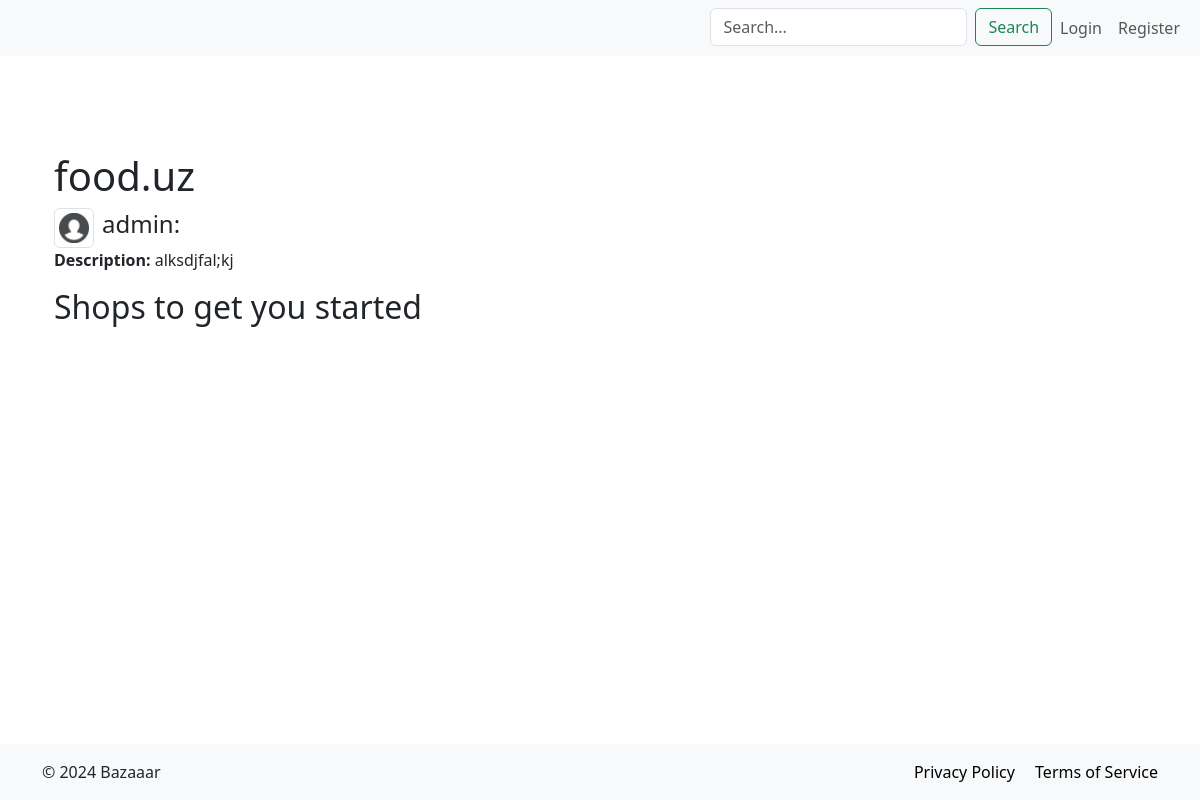
Before: /page/5/detail/ with the older database file.
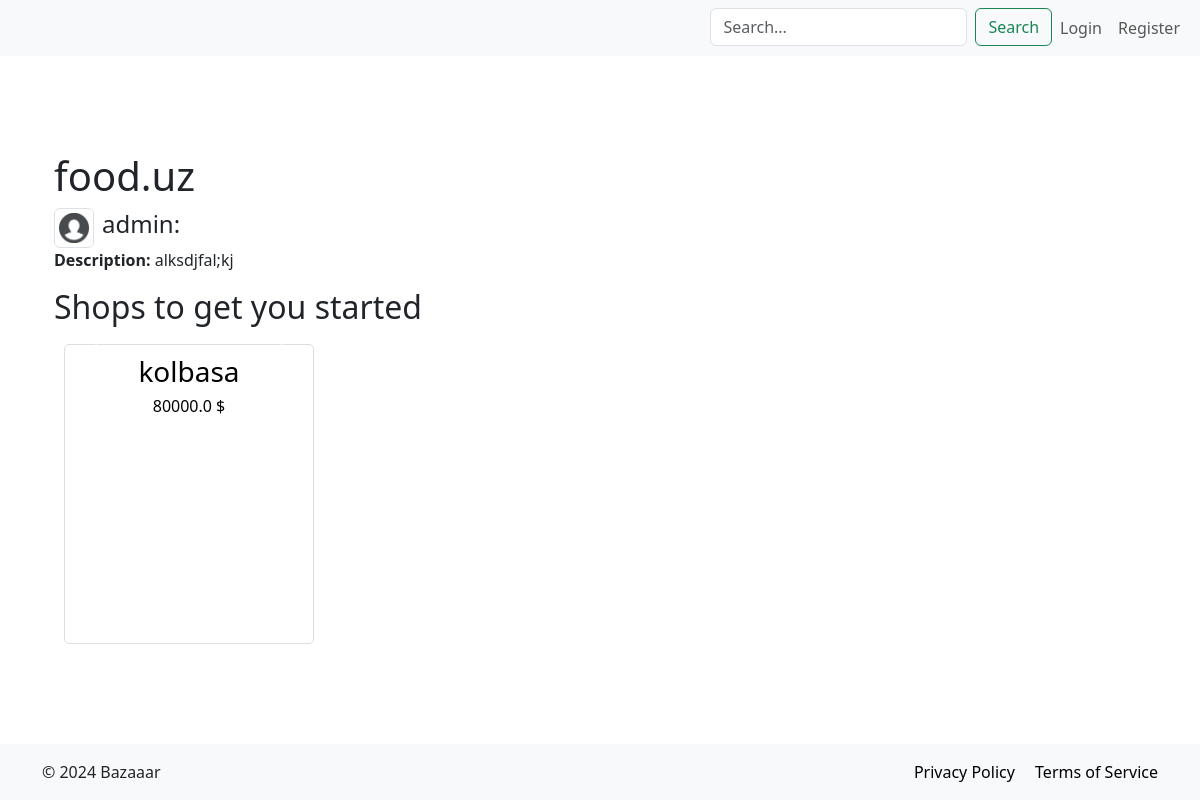
After: the same page with the newer database file.
### products/models.py (models this page shows, shortened)
class Products(models.Model):
    category = models.ForeignKey(Category, on_delete=models.CASCADE)
    page = models.ForeignKey(Pages, on_delete=models.CASCADE)
    name = models.CharField(max_length=500)
    description = models.TextField()
    price = models.FloatField()
    discount = models.IntegerField(default=0, validators=[MinValueValidator(0), MaxValueValidator(100)])
    price_discount = models.FloatField(default=0)
    class Meta:
        db_table = 'Products'

### products/views.py (the view)
# urls.py: path('page/<int:page_id>/detail/', views.PageDetailView.as_view(), name='page-detail'),
class PageDetailView(View):
    def get(self, request, *args, **kwargs):
        page_id = kwargs.get('page_id')
        page = get_object_or_404(Pages, id=page_id)
        products = Products.objects.filter(page_id=page_id)
        context = {
            'page_id': page_id,
            'page': page,
            'products': products
        }
        return render(request, 'page/page_detail.html', context=context)

### products/templates/page/page_detail.html (shortened to what this page needs)
{% extends 'base.html' %}
{% block content %}
   <div class="container mt-5">
        <h1>{{ page.name }}</h1>
        <div class="d-flex align-items-center">
            {% if page.account.image %}
                <img src="{{ page.account.image.url }}" alt="admin's profile" class="img-thumbnail me-2" style="max-width: 40px;">
            {% endif %}
            <h4>admin: {{ page.account.first_name }}</h4>
        </div>
        <p><strong>Description:</strong> {{ page.description }}</p>
    </div>
    <div class="container">
        <h2>Shops to get you started</h2>
        <div class="row">
            {% for product in products %}
                <div class="col-md-3 mb-4">
                    <div class="product-card">
                        <a href="{% url 'products:product-detail' page_id=product.page.id product_id=product.id %}">
                            <div id="carousel{{ product.id }}" class="carousel slide" data-bs-ride="carousel">
                                <button class="carousel-control-prev" type="button" data-bs-target="#carousel{{ product.id }}" data-bs-slide="prev">
                                    <span class="carousel-control-prev-icon" aria-hidden="true"></span>
                                </button>
                                <button class="carousel-control-next" type="button" data-bs-target="#carousel{{ product.id }}" data-bs-slide="next">
                                    <span class="carousel-control-next-icon" aria-hidden="true"></span>
                                </button>
                            </div>
                            <h3>{{ product.name }}</h3>
                            <h6>{{ product.price_discount }} $</h6>
                        </a>
                    </div>
                </div>
            {% endfor %}
        </div>
    </div>
{% endblock %}

Changed rows visible on the page:
added Products: name "kolbasa", price_discount "80000.0"
